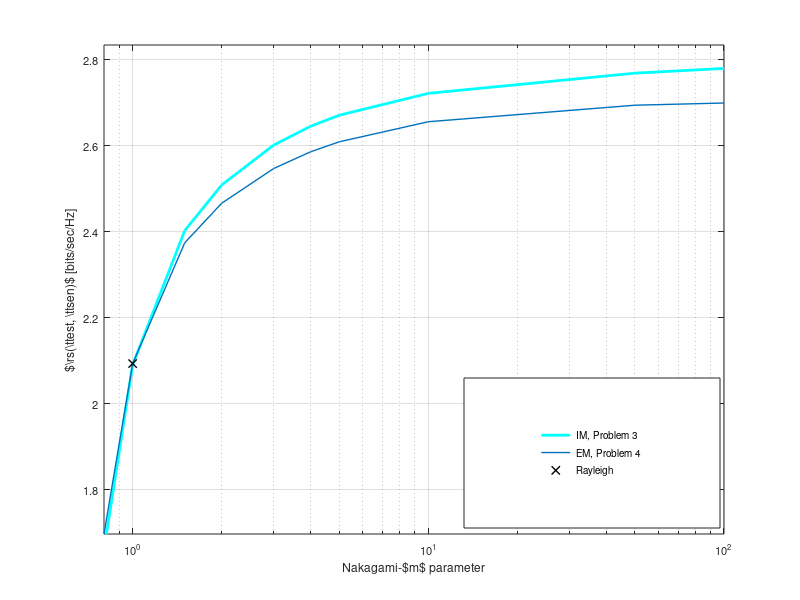

The MATLAB source for this figure: (Note: this script raises an error after producing the figure.)
%%%%%%%%%%%%%%%%%%%%%%%%%%%%%%%%%%%%%%%%%%%%%%%%%%%%%%%%%%%%%%%%%%%%%%%%%%%
%                                                      
%
%                                
%        Description: This m-file considers the varaition of optimim
%        secondary throughput (optimized over the sensing and estimation
%        time) against the m, the Nakagami-m parameter
%
%        
%        The simulation is performed to show the following:
%        1) Analyse the throughput vs sensing for different cases 
%           - Ideal case, when SNR is known at the ST (i)
%           - Outage Constraint   
%        2) Confirm the theoretical analysis vs simulation results
%
%        Created on: 28.01.16
%        Last modified: 28.01.16
%        Revision History: 28.01.16 --> File generated   
%  
%%%%%%%%%%%%%%%%%%%%%%%%%%%%%%%%%%%%%%%%%%%%%%%%%%%%%%%%%%%%%%%%%%%%%%%%%%%

clear all;
close all;
clc;

if 1
    %%%%%%%%%%%%%%%%%%%%%%%%%%%%%%%%%%%%%%%%%%%%%%%%%%%%%%%%%%%%%%%%%%%%%%%%%%%
    %   Plot curves theoretical analysis --  Optimum throughput vs est time    
    %%%%%%%%%%%%%%%%%%%%%%%%%%%%%%%%%%%%%%%%%%%%%%%%%%%%%%%%%%%%%%%%%%%%%%%%%%%
    m_para = [0.8 1 1.5 2 3 4 5 10 50 100]
    R_id_opt_sen_opt_est_th = zeros(1, length(m_para));
    R_oc_opt_sen_opt_est_th = zeros(1, length(m_para));
    
    Fontsize = 8;
    figure(1);
    l = 0;
    if 1
        l = 1;
        %% m = 0.5
        load('results_opt_thr_vs_est_time_sen_time_fading_m_08.mat'); 
        [R_id_opt_sen_opt_est_th(l) index_opt] = max(R_id_opt_th(l,:));        
        [R_oc_opt_sen_opt_est_th(l) index_opt] = max(R_oc_opt_th(l,:));  
    end
        
   %% m = 1.5 1
   if 1
        l = l + 1; 
        load('results_opt_thr_vs_est_time_sen_time_fading.mat'); 
        [R_id_opt_sen_opt_est_th(l + 1) index_opt] = max(R_id_opt_th(1,:));        
        [R_id_opt_sen_opt_est_th(l) index_opt] = max(R_id_opt_th(2,:));  
        [R_oc_opt_sen_opt_est_th(l + 1) index_opt] = max(R_oc_opt_th(1,:));        
        [R_oc_opt_sen_opt_est_th(l) index_opt] = max(R_oc_opt_th(2,:));        
   end
   
   %% m = 2 3
    if 1
        l = l  + 1;
        load('results_opt_thr_vs_est_time_sen_time_fading_m_2_3.mat'); 
        for k=1:1:2
            [R_id_opt_sen_opt_est_th(k + l) index_opt] = max(R_id_opt_th(k,:));
            [R_oc_opt_sen_opt_est_th(k + l) index_opt] = max(R_oc_opt_th(k,:));        
        end
    end

   %% m = 4 5 10 50 100
    if 1
        l = l  + 2;
        load('results_opt_thr_vs_est_time_sen_time_fading_m_4_5_10_50_100.mat'); 
        for k=1:1:length(m_p2)
            [R_id_opt_sen_opt_est_th(k + l) index_opt] = max(R_id_opt_th(k,:));
            [R_oc_opt_sen_opt_est_th(k + l) index_opt] = max(R_oc_opt_th(k,:));        
        end
    end
    
    
    
    h1 = semilogx(m_para, R_id_opt_sen_opt_est_th, 'c', 'LineWidth',2);
    hold on,
    h2 = semilogx(m_para, R_oc_opt_sen_opt_est_th, 'LineStyle', '-', 'LineWidth', 1);

    hold on,
    h3 = semilogx(m_para(2), R_oc_opt_sen_opt_est_th(2), 'kx', 'LineWidth', 1);

    
    
    %%%%%%%%%%%%%%%%%%%%%%%%%%%%%%%%%%%%%%%%%%%%%%%%%%%%%%%%%%%%%%%%%%%%%%%%%%%
    %   Plot curves cosmetic makeover
    %%%%%%%%%%%%%%%%%%%%%%%%%%%%%%%%%%%%%%%%%%%%%%%%%%%%%%%%%%%%%%%%%%%%%%%%%%%

    grid on;
    axis([min(m_para) max(m_para) R_oc_opt_sen_opt_est_th(1) max(R_oc_opt_sen_opt_est_th)* 1.05]);
    ylabel('$\rs(\ttest, \ttsen)$ [bits/sec/Hz]','FontSize',Fontsize);
    xlabel('Nakagami-$m$ parameter','FontSize',Fontsize);
    %hl = legend([h1 h2 h3 h5 h4],'$\rs$', '$\rsac$', '$\rsoc$', '$\ttsen$', 'Sim');
    hl = legend([h1 h2 h3],'IM, Problem 3', 'EM, Problem 4', 'Rayleigh');
    %set(hl, 'position',[0.725 0.12 0.15 0.31]);
    set(hl, 'position',[0.58 0.12 0.32 0.25]);
    set(gca,'FontSize',Fontsize);
    laprint(1, '../figures/fig_opt_thr_vs_m_fading', 'options', 'factory', 'width', 8, 'scalefonts',...
        'on', 'factor',0.5, 'keepfontprops', 'on');
end